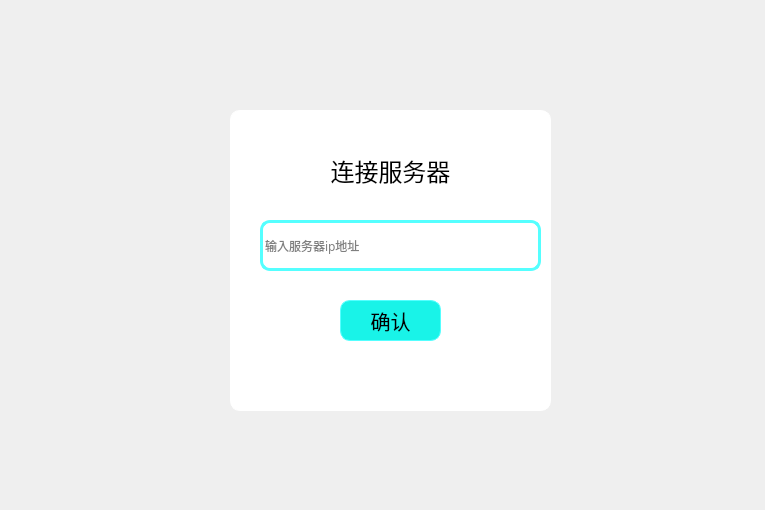
<?xml version="1.0" encoding="UTF-8"?>
<ui version="4.0">
 <class>Connect_ServerClass</class>
 <widget class="QWidget" name="Connect_ServerClass">
  <property name="geometry">
   <rect>
    <x>0</x>
    <y>0</y>
    <width>765</width>
    <height>510</height>
   </rect>
  </property>
  <property name="windowTitle">
   <string>Connect_Server</string>
  </property>
  <property name="layoutDirection">
   <enum>Qt::LayoutDirection::RightToLeft</enum>
  </property>
  <property name="styleSheet">
   <string notr="true"/>
  </property>
  <widget class="QWidget" name="widget" native="true">
   <property name="enabled">
    <bool>true</bool>
   </property>
   <property name="geometry">
    <rect>
     <x>230</x>
     <y>110</y>
     <width>321</width>
     <height>301</height>
    </rect>
   </property>
   <property name="sizePolicy">
    <sizepolicy hsizetype="Minimum" vsizetype="Minimum">
     <horstretch>0</horstretch>
     <verstretch>0</verstretch>
    </sizepolicy>
   </property>
   <property name="font">
    <font>
     <family>微软雅黑</family>
    </font>
   </property>
   <property name="layoutDirection">
    <enum>Qt::LayoutDirection::RightToLeft</enum>
   </property>
   <property name="styleSheet">
    <string notr="true">QWidget {
    
	background-color: rgb(255, 255, 255);
  	border: 1px solid #FFFFFF; /* 设置边框宽度为1像素，颜色为白色 */
    border-radius: 10px; /* 设置边框圆角为10像素 */
}
</string>
   </property>
   <widget class="QPushButton" name="pushButton">
    <property name="geometry">
     <rect>
      <x>110</x>
      <y>190</y>
      <width>101</width>
      <height>41</height>
     </rect>
    </property>
    <property name="sizePolicy">
     <sizepolicy hsizetype="Minimum" vsizetype="Minimum">
      <horstretch>0</horstretch>
      <verstretch>0</verstretch>
     </sizepolicy>
    </property>
    <property name="font">
     <font>
      <family>微软雅黑</family>
      <pointsize>15</pointsize>
     </font>
    </property>
    <property name="styleSheet">
     <string notr="true">QPushButton {
    padding: 0px; /* 可以根据需要调整内边距 */
    border: 1px solid rgb(85, 255, 255); /* 可以根据需要调整边框 */
    text-align: center;
	color:rgb(0, 0, 0);
    border-radius: 10px; /* 设置边框圆角为10像素 */
	background-color:rgb(25, 243, 232);
}
QPushButton:hover {
    background-color: #f0f0f0; /* 鼠标悬停时的背景色 */
}
QPushButton:pressed {
    background-color: #d0d0d0; /* 按钮被按下时的背景色 */
}
</string>
    </property>
    <property name="text">
     <string>确认</string>
    </property>
   </widget>
   <widget class="QLabel" name="label">
    <property name="geometry">
     <rect>
      <x>20</x>
      <y>40</y>
      <width>281</width>
      <height>41</height>
     </rect>
    </property>
    <property name="sizePolicy">
     <sizepolicy hsizetype="Minimum" vsizetype="Minimum">
      <horstretch>0</horstretch>
      <verstretch>0</verstretch>
     </sizepolicy>
    </property>
    <property name="font">
     <font>
      <family>微软雅黑</family>
      <pointsize>18</pointsize>
      <italic>false</italic>
      <bold>false</bold>
     </font>
    </property>
    <property name="styleSheet">
     <string notr="true">QLabel {
    color: rgb(0, 0, 0);
	font: 18pt &quot;微软雅黑&quot;;
 	background-color: transparent;
}</string>
    </property>
    <property name="text">
     <string>连接服务器</string>
    </property>
    <property name="alignment">
     <set>Qt::AlignmentFlag::AlignCenter</set>
    </property>
   </widget>
   <widget class="QLineEdit" name="lineEdit">
    <property name="geometry">
     <rect>
      <x>30</x>
      <y>110</y>
      <width>281</width>
      <height>51</height>
     </rect>
    </property>
    <property name="sizePolicy">
     <sizepolicy hsizetype="Minimum" vsizetype="Minimum">
      <horstretch>0</horstretch>
      <verstretch>0</verstretch>
     </sizepolicy>
    </property>
    <property name="font">
     <font>
      <family>微软雅黑</family>
     </font>
    </property>
    <property name="styleSheet">
     <string notr="true">QLineEdit {
    border-radius: 10px; /* 设置边框圆角为10像素 */
    border: 3px solid rgb(85, 255, 255); /* 设置边框颜色和宽度 */
    background-color: transparent; /* 设置背景透明 */
	color : rgb(0, 0, 0);
}
</string>
    </property>
    <property name="placeholderText">
     <string>输入服务器ip地址</string>
    </property>
   </widget>
  </widget>
 </widget>
 <layoutdefault spacing="6" margin="11"/>
 <resources/>
 <connections>
  <connection>
   <sender>pushButton</sender>
   <signal>clicked()</signal>
   <receiver>Connect_ServerClass</receiver>
   <slot>ip_confirmed()</slot>
   <hints>
    <hint type="sourcelabel">
     <x>309</x>
     <y>263</y>
    </hint>
    <hint type="destinationlabel">
     <x>516</x>
     <y>358</y>
    </hint>
   </hints>
  </connection>
 </connections>
 <slots>
  <slot>ip_confirmed()</slot>
 </slots>
</ui>
